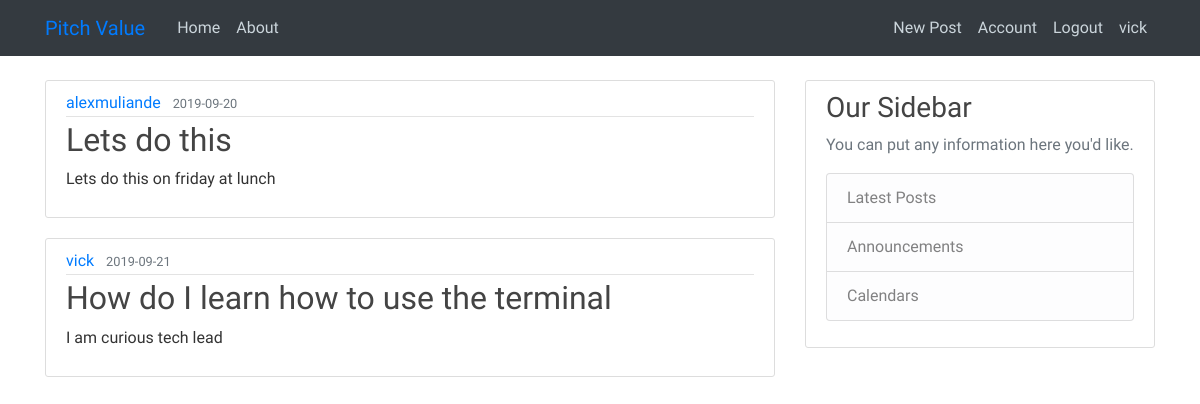
The app's page /home (signed in) with its own data.
### pitch/models.py (models this page shows, shortened)
class User(db.Model, UserMixin):
    id = db.Column(db.Integer,primary_key=True)
    username = db.Column(db.String(20),unique=True,nullable=False)
    email = db.Column(db.String(20),unique=True,nullable=False)
    password = db.Column(db.String(60), nullable=False)
    posts = db.relationship('Post', backref='author', lazy=True)
    comment = db.relationship('Comment',backref = 'author',lazy=True)

class Post(db.Model):
    id = db.Column(db.Integer,primary_key=True)
    title = db.Column(db.String(100), nullable=False)
    date_posted = db.Column (db.DateTime, nullable=False, default=datetime.utcnow)
    content = db.Column(db.Text, nullable=False)
    user_id = db.Column(db.Integer, db.ForeignKey('user.id'), nullable = False)

### pitch/routes.py (the view)
@app.route("/")
@app.route("/home")
def home():
    posts = Post.query.all()
    return render_template('home.html', posts=posts)

### pitch/models.py (called while the page is built)
@login_manager.user_loader
def load_user(user_id):
    return User.query.get(int(user_id))

### pitch/templates/home.html (shortened to what this page needs)
{% extends "base.html"%}
{% block content%}
    {% for post in posts %}
    <article class="media content-section">
            <div class="media-body">
              <div class="article-metadata">
                <a class="mr-2" href="#">{{ post.author.username }}</a>
                <small class="text-muted">{{ post.date_posted.strftime('%Y-%m-%d') }}</small>
              </div>
              <h2><a class="article-title" href="{{ url_for('post', post_id=post.id)}}">{{ post.title }}</a></h2>
              <p class="article-content">{{ post.content }}</p>
            </div>
          </article>
    {% endfor %}
{% endblock content%}

### pitch/templates/base.html (shortened to what this page needs)
<!DOCTYPE html>
<html lang="en">
<head>
    <link rel="stylesheet" href="https://stackpath.bootstrapcdn.com/bootstrap/4.3.1/css/bootstrap.min.css"
>
        <link rel="stylesheet" type="text/css" href="{{url_for('static',filename='styles.css')}}">
</head>
<body>
    <header class="site-header">
        <nav class="navbar navbar-expand-md navbar-steel bg-dark fixed-top">
            <div class="container">
                <a class="navbar-brand mr-4" href="/">Pitch Value</a>
                <div class="collapse navbar-collapse" id="navbarToggle">
                    <div class="navbar-nav mr-auto">
                        <a class="nav-item nav-link" href="{{url_for('home')}}">Home</a>
                        <a class="nav-item nav-link" href="{{url_for('about')}}">About</a>
                    </div>
                    <div class="navbar-nav">
                        {% if current_user.is_authenticated %}
                        <a class="nav-item nav-link" href="{{url_for('new_post')}}">New Post</a>
                        <a class="nav-item nav-link" href="{{url_for('account')}}">Account</a>
                        <a class="nav-item nav-link" href="{{url_for('logout')}}">Logout</a>
                        <a class="nav-item nav-link" href="{{url_for('logout')}}">{{ current_user.username}}</a>
                        {% else %}
                        <a class="nav-item nav-link" href="{{url_for('login')}}">Login</a>
                        <a class="nav-item nav-link" href="{{url_for('register')}}">Register</a>
                        {% endif %}
                    </div>
                </div>
            </div>
        </nav>
    </header>
    <main role="main" class="container">
        <div class="row">
            <div class="col-md-8">
                {% block content %}{% endblock %}
            </div>
            <div class="col-md-4">
                <div class="content-section">
                    <h3>Our Sidebar</h3>
                    <p class='text-muted'>You can put any information here you'd like.
                        <ul class="list-group">
                            <li class="list-group-item list-group-item-light">Latest Posts</li>
                            <li class="list-group-item list-group-item-light">Announcements</li>
                            <li class="list-group-item list-group-item-light">Calendars</li>
                        </ul>
                    </p>
                </div>
            </div>
        </div>
    </main>
</body>
</html>

### pitch/static/styles.css (style rules this page uses)
body { background-image: url('https://cdn.pixabay.com/photo/2013/07/12/17/22/agenda-152092__340.png'); font-family: 'Signika', sans-serif; color: #333333; margin-top: 5rem; }
h1, h2, h3, h4, h5, h6 { color: #444444; }
.site-header .navbar-nav .nav-link { color: #cbd5db; }
.content-section { background: #ffffff; padding: 10px 20px; border: 1px solid #dddddd; border-radius: 3px; margin-bottom: 20px; }
.article-title { color: #444444; }
.article-content { white-space: pre-line; }
.article-metadata { padding-bottom: 1px; margin-bottom: 4px; border-bottom: 1px solid #e3e3e3 }

### records on screen
User: username "vick"
Post: author.username "alexmuliande", date_posted "2019-09-20", title "Lets do this", content "Lets do this on friday at lunch"
Post: author.username "vick", date_posted "2019-09-21", title "How do I learn how to use the terminal", content "I am curious tech lead"
